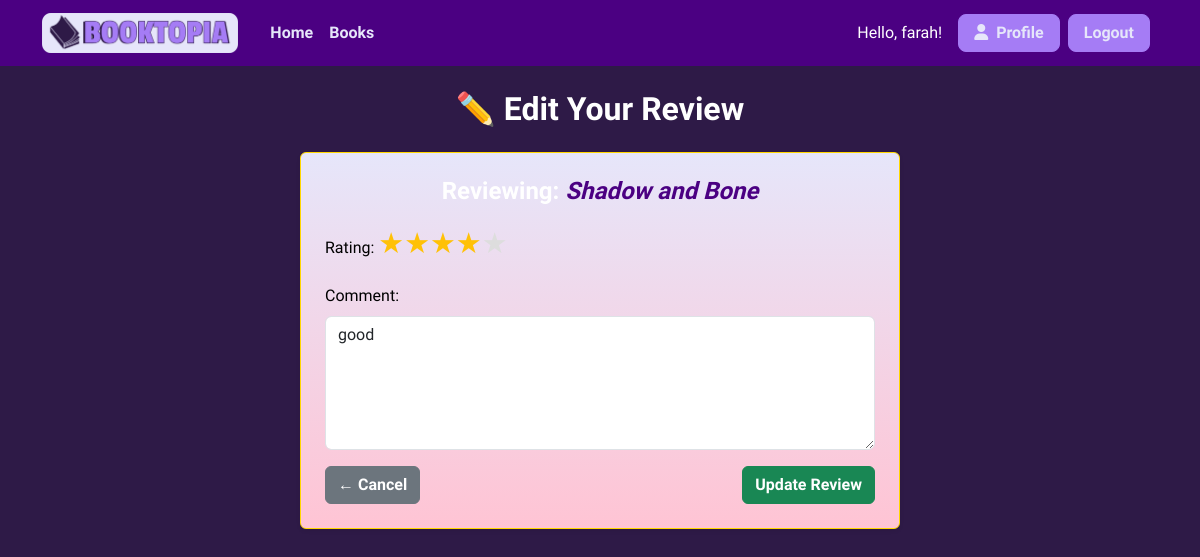
/review/6/edit/ (signed in), run on the app's committed database.
### livres/models.py (models this page shows, shortened)
class User(AbstractUser):
    class Role(models.TextChoices):
        ADMIN = 'ADMIN', 'Admin'
        AUTH_USER = 'AUTH_USER', 'Authenticated User'
        VISITOR = 'VISITOR', 'Visitor'
    email = models.EmailField(unique=True)
    role = models.CharField(max_length=20, choices=Role.choices, default=Role.AUTH_USER)
    class Meta:
        verbose_name = 'User'
        verbose_name_plural = 'Users'

class Review(models.Model):
    book = models.ForeignKey(Book, on_delete=models.CASCADE, related_name='reviews')
    user = models.ForeignKey(User, on_delete=models.CASCADE)
    rating = models.IntegerField()
    comment = models.TextField(blank=True, null=True)
    created_at = models.DateTimeField(auto_now_add=True)
    class Meta:
        unique_together = ('book', 'user')  # Optional: prevent duplicate reviews by same user

class Book(models.Model):
    FICTION = 'Fiction'
    NON_FICTION = 'Non-Fiction'
    SCI_FI = 'Sci-Fi'
    MYSTERY = 'Mystery'
    FANTASY = 'Fantasy'
    BIOGRAPHY = 'Biography'
    HISTORICAL_FICTION = 'Historical Fiction'
    THRILLER = 'Thriller'
    ROMANCE = 'Romance'
    HORROR = 'Horror'
    ADVENTURE = 'Adventure'
    YOUNG_ADULT = 'Young Adult'
    CHILDRENS = "Children's Fiction"
    POETRY = 'Poetry'
    SELF_HELP = 'Self-Help'
    PHILOSOPHY = 'Philosophy'
    TRUE_CRIME = 'True Crime'
    SCIENCE = 'Science'
    HEALTH_WELLNESS = 'Health & Wellness'
    ART_PHOTOGRAPHY = 'Art & Photography'
    BUSINESS_ECONOMICS = 'Business & Economics'
    COOKING_FOOD = 'Cooking/Food'
    TRAVEL = 'Travel'
    RELIGION_SPIRITUALITY = 'Religion & Spirituality'
    POLITICS = 'Politics'
    PSYCHOLOGY = 'Psychology'
    DRAMA = 'Drama'
    GRAPHIC_NOVELS = 'Graphic Novels/Comics'
    WESTERN = 'Western'
    GENRE_CHOICES = [
        (FICTION, 'Fiction'),
        (NON_FICTION, 'Non-Fiction'),
        (SCI_FI, 'Sci-Fi'),
        (MYSTERY, 'Mystery'),
        (FANTASY, 'Fantasy'),
        (BIOGRAPHY, 'Biography'),
        (HISTORICAL_FICTION, 'Historical Fiction'),
        (THRILLER, 'Thriller'),
        (ROMANCE, 'Romance'),
        (HORROR, 'Horror'),
        (ADVENTURE, 'Adventure'),
        (YOUNG_ADULT, 'Young Adult'),
        (CHILDRENS, "Children's Fiction"),
        (POETRY, 'Poetry'),
        (SELF_HELP, 'Self-Help'),
        (PHILOSOPHY, 'Philosophy'),
        (TRUE_CRIME, 'True Crime'),
        (SCIENCE, 'Science'),
        (HEALTH_WELLNESS, 'Health & Wellness'),
        (ART_PHOTOGRAPHY, 'Art & Photography'),
        (BUSINESS_ECONOMICS, 'Business & Economics'),
        (COOKING_FOOD, 'Cooking/Food'),
        (TRAVEL, 'Travel'),
        (RELIGION_SPIRITUALITY, 'Religion & Spirituality'),
        (POLITICS, 'Politics'),
        (PSYCHOLOGY, 'Psychology'),
        (DRAMA, 'Drama'),
        (GRAPHIC_NOVELS, 'Graphic Novels/Comics'),
        (WESTERN, 'Western'),
    ]
    title = models.CharField(max_length=200, unique=True)
    author = models.CharField(max_length=200)
    description = models.TextField()
    genre = models.CharField(max_length=50, choices=GENRE_CHOICES)
    published_date = models.DateField()
    isbn = models.CharField(max_length=13, unique=True, blank=True, null=True)  # Optional, but useful for tracking
    cover_image = models.ImageField(upload_to='book_covers/', blank=True, null=True)
    average_rating = models.FloatField(default=0)
    created_at = models.DateTimeField(auto_now_add=True)
    added_by = models.ForeignKey(
        User,  # References your custom User model
        on_delete=models.SET_NULL,
        null=True,
        blank=True
    )

### livres/views.py (the view)
# urls.py: path('review/<int:review_id>/edit/', login_required(views.edit_review), name='edit_review'),
@login_required
def edit_review(request, review_id):
    review = get_object_or_404(Review, id=review_id)
    if review.user != request.user:
        return redirect('book_detail', pk=review.book.id)
    if request.method == 'POST':
        form = ReviewForm(request.POST, instance=review)
        if form.is_valid():
            form.save()
            return redirect('book_detail', pk=review.book.id)
    else:
        form = ReviewForm(instance=review)
    return render(request, 'livres/update_review.html', {'form': form, 'review': review})

### livres/forms.py
class ReviewForm(forms.ModelForm):
    class Meta:
        model = Review
        fields = ['rating', 'comment']
        widgets = {
            'rating': forms.RadioSelect(choices=[(i, str(i)) for i in range(1, 6)]),
            'comment': forms.Textarea(attrs={
                'rows': 5,
                'class': 'form-control',
                'placeholder': 'Write your thoughts here...'
            }),
        }

### livres/templates/livres/update_review.html (shortened to what this page needs)
{% extends 'base.html' %}
{% block content %}
<div class="container mt-4">
    <h2 class="text-center mb-4">✏️ Edit Your Review</h2>
    <div class="card shadow-sm p-4 mx-auto" style="max-width: 600px;">
        <h4 class="mb-3 text-center">Reviewing: <em class="em-colored">{{ review.book.title }}</em></h4>
        <form method="post">
            <div class="mb-3">
                <label class="form-label">Rating:</label>
                <div class="star-rating">
                    {% for i in "54321" %}
                        <label for="star{{ i }}">&#9733;</label>
                    {% endfor %}
                </div>
            </div>
            <div class="mb-3">
                <label for="id_comment" class="form-label">Comment:</label>
                {{ form.comment }}
            </div>
            <div class="d-flex justify-content-between">
                <a href="{% url 'book_detail' review.book.id %}" class="btn btn-secondary">← Cancel</a>
                <button type="submit" class="btn btn-success">Update Review</button>
            </div>
        </form>
    </div>
</div>
{% endblock %}

### livres/templates/base.html (shortened to what this page needs)
<!DOCTYPE html>
<html lang="en">
<head>
    {% load static %}
    <link href="https://cdn.jsdelivr.net/npm/bootstrap@5.3.0/dist/css/bootstrap.min.css" rel="stylesheet">
    <link rel="stylesheet" href="{% static 'css/styles.css' %}">
    <link href="https://cdnjs.cloudflare.com/ajax/libs/font-awesome/6.0.0-beta3/css/all.min.css" rel="stylesheet">
</head>
<body>
    <nav class="navbar navbar-expand-lg">
        <div class="container">
            <a class="navbar-brand d-flex align-items-center" href="{% url 'home' %}">
                <img src="{% static 'images/booktopia-high-resolution-logo(1)(1).png' %}" alt="Catalogue Logo" height="40" class="me-2">
            </a>
            <div class="collapse navbar-collapse" id="navbarNav">
                <ul class="navbar-nav me-auto">
                    <li class="nav-item"><a class="nav-link" href="{% url 'home' %}">Home</a></li>
                    <li class="nav-item"><a class="nav-link" href="{% url 'book_list' %}">Books</a></li>
                </ul>
                <div class="ms-auto d-flex align-items-center">
                    {% if user.is_authenticated %}
                    <span class="text-white me-3">Hello, {{ user.username }}!</span>
                    <a href="{% url 'profile' %}" class="btn btn-primary me-2">
                        <i class="fas fa-user me-1"></i> Profile
                    </a>
                    <a href="{% url 'logout' %}" class="btn btn-primary me-2">Logout</a>
                    {% else %}
                    <a href="{% url 'login' %}" class="btn btn-primary me-2">Login</a>
                    <a href="{% url 'register' %}" class="btn btn-primary me-2">Register</a>
                    {% endif %}
                </div>
            </div>
        </div>
    </nav>
    <div class="container mt-4">
        {% block content %}{% endblock %}
    </div>
</body>
</html>

### static/css/styles.css (style rules this page uses)
:root { --primary-color: #2E1A47; --secondary-color: #A57CF5; --accent-color: #FFD700; --navbar-color: #4B0082; --light-section: #E6E6FA; --text-color: #000000; --soft-pink: #FFC9D4; --warm-pink: #C08497; }
body { background-color: var(--primary-color); color: var(--text-color); font-family: 'Quicksand', sans-serif; font-weight: 400; }
.navbar { background-color: var(--navbar-color) !important; }
.navbar a, .navbar-brand { font-family: 'Quicksand', sans-serif; font-weight: 600; color: #E6E6FA !important; }
.navbar .navbar-brand, .navbar .nav-link { font-family: 'Quicksand', sans-serif; font-weight: 600; color: #E6E6FA !important; }
.navbar .btn-primary { background-color: var(--secondary-color); border-color: var(--secondary-color); font-weight: bold; padding: 6px 15px; border-radius: 8px; color: white; }
.btn { font-family: 'Quicksand', sans-serif; font-weight: 600; }
.btn-primary { background-color: var(--secondary-color) !important; border-color: var(--secondary-color) !important; color: var(--text-color) !important; }
.card { background: linear-gradient(to bottom, #E6E6FA, #FFC4D4) !important; color: var(--text-color); border: 1px solid var(--accent-color); box-shadow: 2px 2px 10px rgba(0, 0, 0, 0.2); }
h1, h2, h3, h4, h5, h6 { color: #FFFFFF !important; font-family: 'Quicksand', sans-serif; font-weight: 600; }
.star-rating { direction: rtl; display: inline-flex; justify-content: center; font-size: 1.8rem; }
.star-rating label { color: #ddd; cursor: pointer; transition: color 0.2s ease; }
.star-rating input[type="radio"]:checked ~ label, .star-rating label:hover, .star-rating label:hover ~ label { color: #ffc107; }
.em-colored { color: var(--navbar-color) !important; font-style: italic; }

### data on the page
User: username "farah"
Review: book "Shadow and Bone", comment "good"
